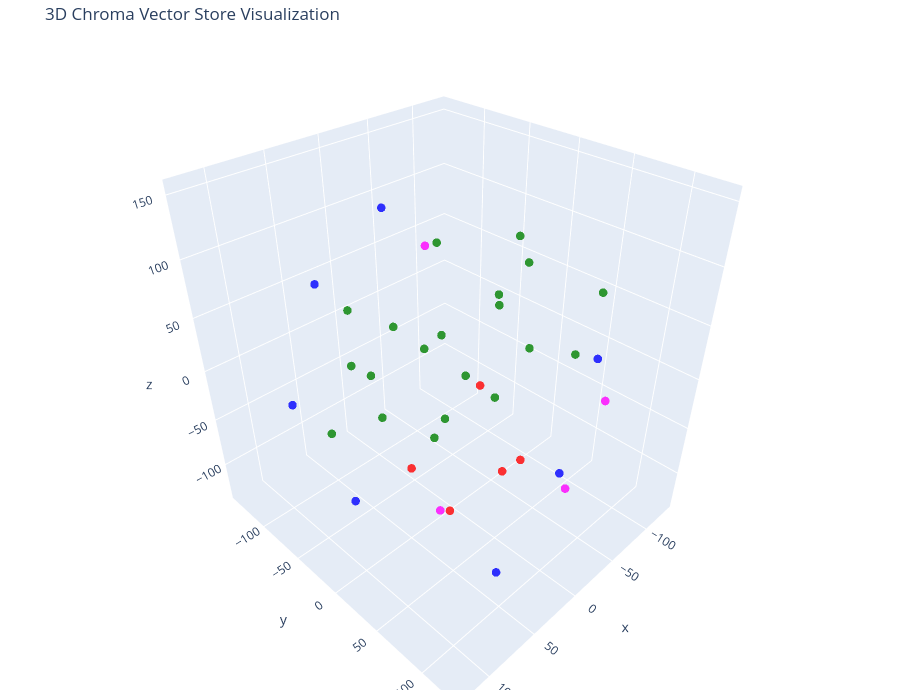

The notebook cell this image was saved under:
### Code cell
tsne = TSNE(n_components=3, random_state=42)
reduced_vectors = tsne.fit_transform(vectors)

# Create the 3D scatter plot
fig = go.Figure(data=[go.Scatter3d(
    x=reduced_vectors[:, 0],
    y=reduced_vectors[:, 1],
    z=reduced_vectors[:, 2],
    mode='markers',
    marker=dict(size=5, color=colors, opacity=0.8),
    text=[f"Type: {t}<br>Text: {d[:100]}..." for t, d in zip(categories, documents)],
    hoverinfo='text'
)])

fig.update_layout(
    title='3D Chroma Vector Store Visualization',
    scene=dict(xaxis_title='x', yaxis_title='y', zaxis_title='z'),
    width=900,
    height=700,
    margin=dict(r=10, b=10, l=10, t=40)
)

fig.show()

### Figure 1 — Plotly figure (JSON) as saved in the notebook; plotly's stock layout.template omitted (floating-point values rounded to 4 significant figures)
{"data": [{"hoverinfo": "text", "marker": {"color": ["green", "green", "red", "red", "blue", "green", "green", "green", "green", "green", "blue", "blue", "magenta", "magenta", "magenta", "green", "green", "green", "red", "red", "red", "green", "green", "green", "green", "green", "green", "green", "green", "magenta", "green", "blue", "blue", "blue", "blue", "green"], "opacity": 0.8, "size": 5}, "mode": "markers", "text": ["Type: work<br>Text: Ed's first job after college was a Software Engineer for IBM in the UK...", "Type: work<br>Text: Ed spent the majority of his career at JPMorgan Chase, first as a developer, then manager, then exec...", "Type: interests<br>Text: Ed's favorite fruit is a banana...", "Type: interests<br>Text: Ed's favorite musician for a live performance is Karol G...", "Type: general<br>Text: Ed studied Physics at the University of Oxford from 1992 to 1995...", "Type: work<br>Text: Ed is the Co-Founder and CTO of Nebula.io, an AI-powered talent recruitment platform...", "Type: work<br>Text: Ed founded untapt in October 2013, an AI startup that matches candidates with jobs using deep learni...", "Type: work<br>Text: untapt was acquired in 2021 by Wynden Stark Group, the parent company of GQR, and became Nebula.io...", "Type: work<br>Text: Ed reached the level of Managing Director at JPMorgan, leading a global team of 300 developers...", "Type: work<br>Text: At JPMorgan, Ed worked in London, Tokyo and New York over 11 years...", "Type: general<br>Text: Ed is based in New York, New York...", "Type: general<br>Text: Ed's top skills include LLMs, Agents and speaking about them...", "Type: speaking<br>Text: Ed is the author of best-selling Udemy courses on AI Engineering and Agents with over 500,000 studen...", "Type: speaking<br>Text: Ed's Udemy courses have reached students in 194 countries...", "Type: speaking<br>Text: Ed speaks at O'Reilly Live Events and ODSC workshops on AI and Agents...", "Type: work<br>Text: Ed holds a patent titled 'Apparatus for determining role fitness while eliminating unwanted bias'...", "Type: work<br>Text: Nebula.io uses proprietary LLMs to help recruiters source, understand, engage and manage talent...", "Type: work<br>Text: Ed is an AI Advisor at Simplified.Travel, helping with personalized itinerary solutions...", "Type: interests<br>Text: Ed learned to code at age 8 and still spends weekends experimenting with LLMs...", "Type: interests<br>Text: Ed is an amateur electronic music producer and was once an amateur DJ...", "Type: interests<br>Text: Ed is a regular reader of Hacker News...", "Type: work<br>Text: At IBM, Ed taught classes on Smalltalk and Object Technology across Europe...", "Type: work<br>Text: untapt was selected for the Accenture FinTech Innovation Lab accelerator program...", "Type: work<br>Text: untapt was named an American Banker Top 20 Company To Watch...", "Type: work<br>Text: Ed's startup was voted 'startup most likely to grow exponentially' at an Amazon pitch event...", "Type: work<br>Text: Ed has been featured in Fast Company, Forbes, and American Banker publications...", "Type: work<br>Text: Ed was interviewed on the floors of NYSE and Nasdaq about untapt...", "Type: work<br>Text: Nebula.io's long-term mission is inspired by Ikigai, helping people discover their potential and pur...", "Type: work<br>Text: Ed co-presented on Agents at ODSC Boston, a talk that received over 280,000 views...", "Type: speaking<br>Text: Ed's Udemy courses include 'AI Coder: Vibe Coder to Agentic Engineer' and 'AI Builder with n8n'...", "Type: work<br>Text: At JPMorgan, Ed built Python simulation engines that calculate counterparty credit risk for the Deri...", "Type: general<br>Text: Ed can be reached via email at ed@edwarddonner.com or on Twitter/X at @edwarddonner or YouTube at yo...", "Type: general<br>Text: Ed likes to connect on LinkedIn at https://www.linkedin.com/in/eddonner/...", "Type: general<br>Text: Ed goes by Ed or Edward, whichever you prefer...", "Type: general<br>Text: Ed describes himself as a technology leader, speaker and entrepreneur, but at his core a software en...", "Type: work<br>Text: Ed worked at Cygnifi, a JPMorgan FinTech spin-off, as a project leader building Interest Rate Deriva..."], "type": "scatter3d", "x": [61.37, 19.77, -2.329, -57.9, 51.6, -120.4, -20.3, -55.53, -36.56, 90.26, 96.44, 68.22, -59.42, -48.2, -71.63, -111.0, -129.8, -96.79, 20.8, 23.96, -0.1548, 124.0, -40.11, -87.9, -12.01, 31.08, 27.46, -5.843, -54.67, 87.26, 70.88, 27.62, 102.3, 43.84, -30.8, 28.94], "y": [-25.58, -104.2, -56.52, 6.287, 96.85, 49.5, -38.36, -4.225, 38.92, 82.11, -83.37, -75.67, -93.49, 83.07, 94.93, -52.51, 23.35, -20.09, 47.43, 20.12, 71.94, 7.789, -76.42, -70.46, -25.38, 10.05, -57.53, -140.7, 30.46, 74.05, 14.13, 127.5, -2.963, -24.18, 108.9, 69.38], "z": [23.2, 28.33, -131.7, -130.6, -101.9, 50.84, 99.33, -49.26, 105.3, 60.78, -17.14, 83.62, 63.27, -93.01, -7.354, 11.05, -26.66, 84.93, 31.39, -112.3, -37.51, 24.38, -25.4, -76.61, 25.59, -34.06, -54.64, -59.24, 19.25, -26.75, 88.46, 3.818, -61.79, 152.3, 59.31, 110.7]}], "layout": {"height": 700, "margin": {"b": 10, "l": 10, "r": 10, "t": 40}, "scene": {"xaxis": {"title": {"text": "x"}}, "yaxis": {"title": {"text": "y"}}, "zaxis": {"title": {"text": "z"}}}, "title": {"text": "3D Chroma Vector Store Visualization"}, "width": 900}}
